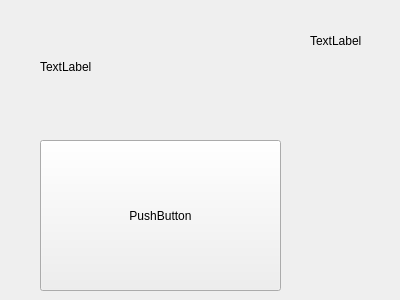
<?xml version="1.0" encoding="UTF-8"?>
<ui version="4.0">
 <class>myWidget</class>
 <widget class="QWidget" name="myWidget">
  <property name="geometry">
   <rect>
    <x>0</x>
    <y>0</y>
    <width>400</width>
    <height>300</height>
   </rect>
  </property>
  <property name="windowTitle">
   <string>myWidget</string>
  </property>
  <widget class="QLabel" name="label">
   <property name="geometry">
    <rect>
     <x>40</x>
     <y>11</y>
     <width>241</width>
     <height>111</height>
    </rect>
   </property>
   <property name="text">
    <string>TextLabel</string>
   </property>
  </widget>
  <widget class="QLabel" name="label_2">
   <property name="geometry">
    <rect>
     <x>310</x>
     <y>20</y>
     <width>71</width>
     <height>41</height>
    </rect>
   </property>
   <property name="text">
    <string>TextLabel</string>
   </property>
  </widget>
  <widget class="QPushButton" name="pushButton">
   <property name="geometry">
    <rect>
     <x>40</x>
     <y>140</y>
     <width>241</width>
     <height>151</height>
    </rect>
   </property>
   <property name="text">
    <string>PushButton</string>
   </property>
  </widget>
 </widget>
 <layoutdefault spacing="6" margin="11"/>
 <resources/>
 <connections/>
</ui>
